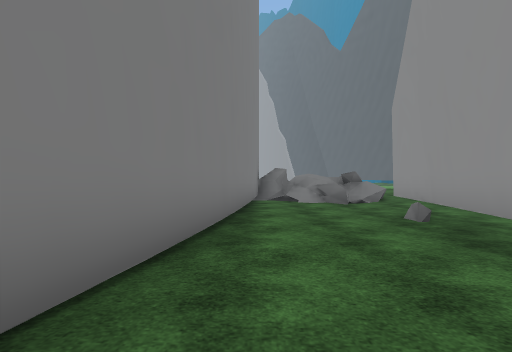
View 1 (above)

18 first-person views from a walk through a scene from a Unity 3-D project. The camera is 1.3 m above the floor, looks level and sees 90° across. The floor is counted in squares, 2 m on a side. Each view is taken from the middle of a square. On the plan, view 1 faces up. The plan holds only what a view shows up to about 9 squares ahead; the rest is blank. The place goes on beyond the plan. The player is left out. Some surface patterns are stand-ins.

View 2
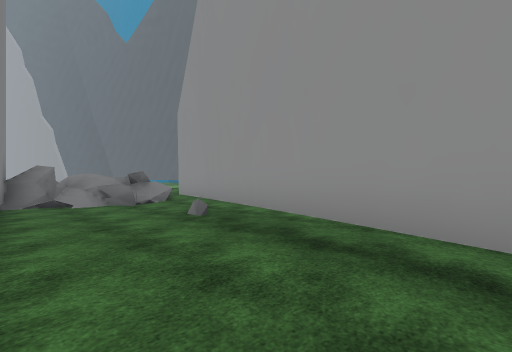

View 3
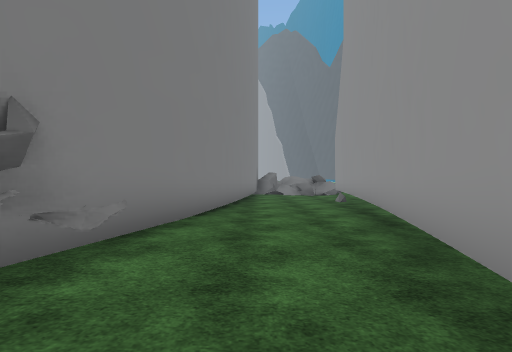

View 4
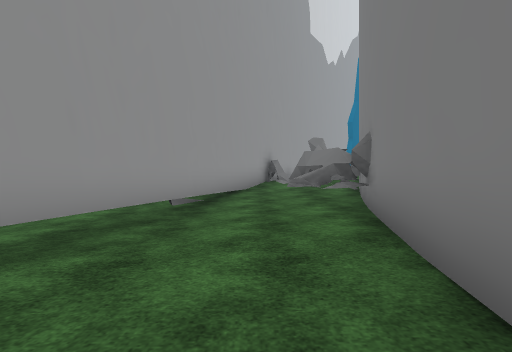

View 5
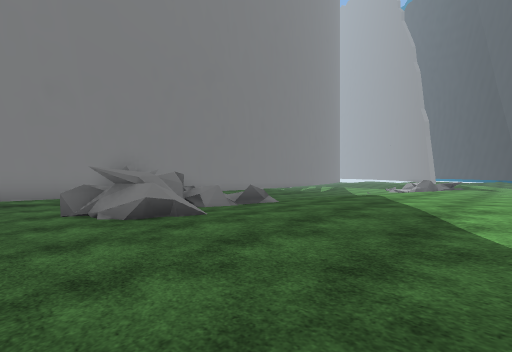

View 6
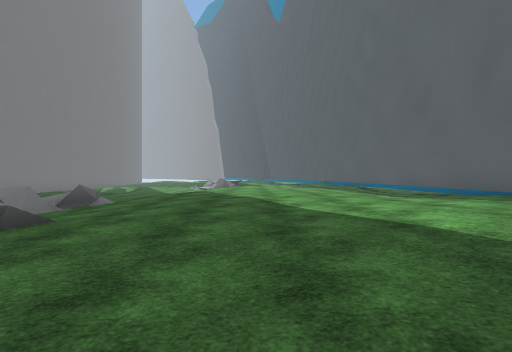

View 7
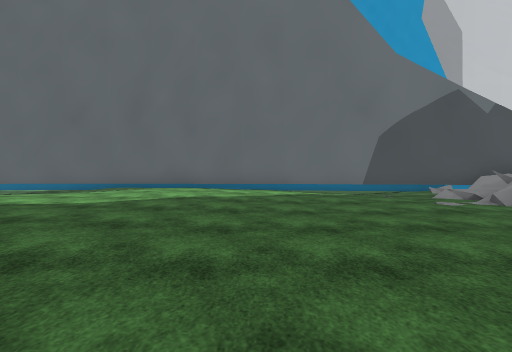

View 8
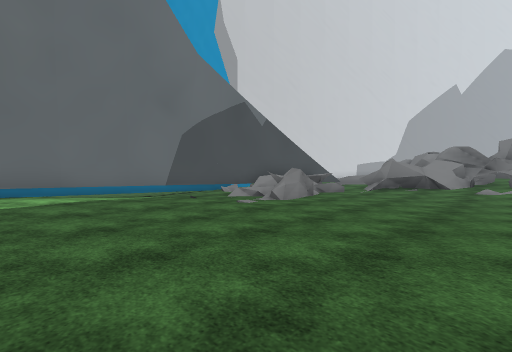

View 9
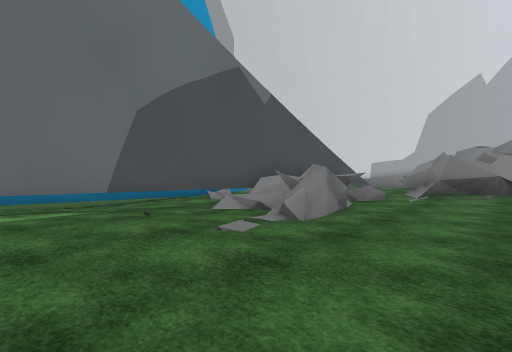

View 10
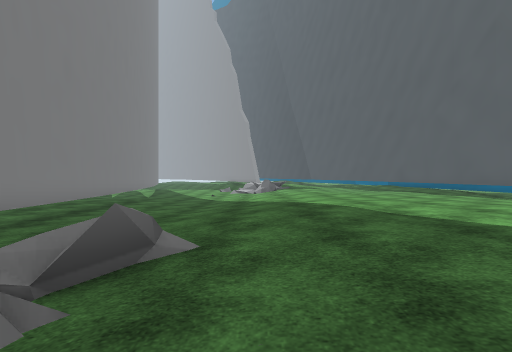

View 11
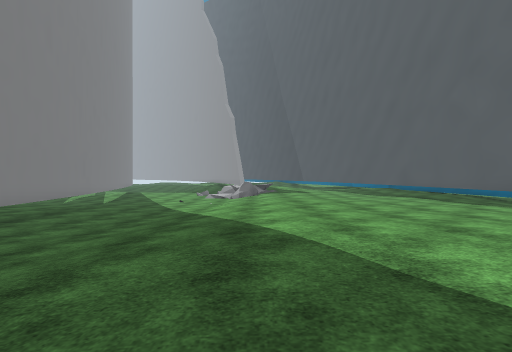

View 12
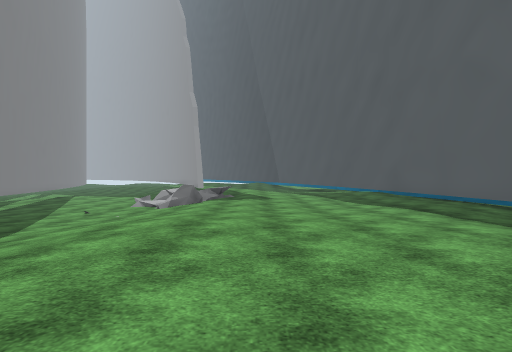

View 13
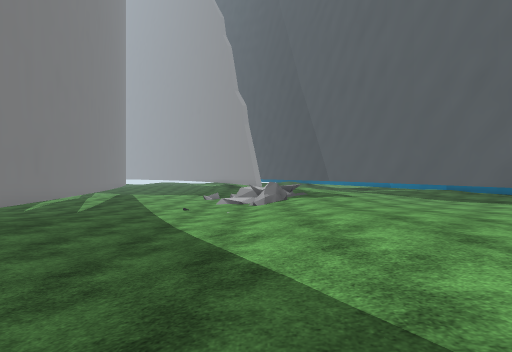

View 14
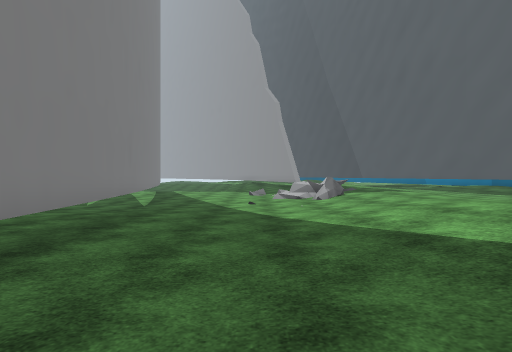

View 15
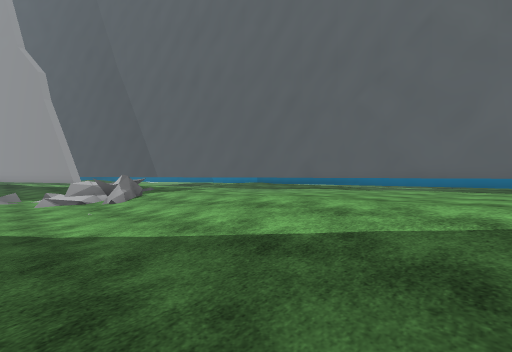

View 16
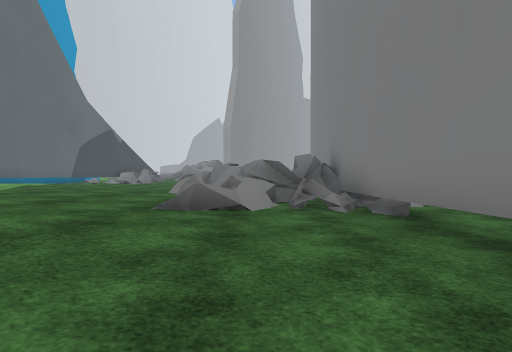

View 17
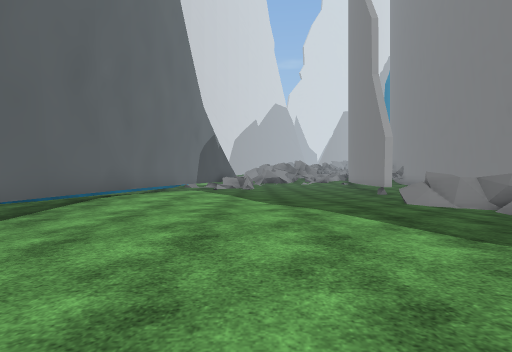

View 18
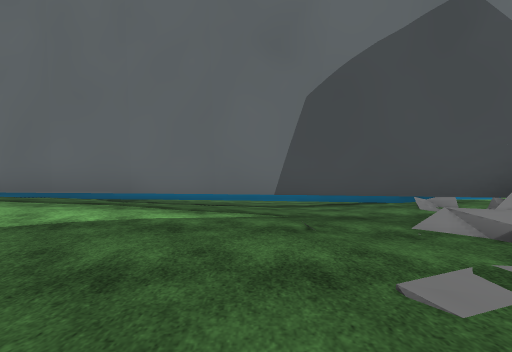

### Floor plan
Key: @ floor where view 1 was taken; # wall or solid block; x gap in a wall; . main floor; : floor 0.25 m higher than the main floor; - floor 0.25 m lower than the main floor; _ floor 0.5 m lower than the main floor; < floor 0.75 m lower than the main floor; ( floor 1 m lower than the main floor; / step, stairs or slope; = window, fence, low wall or low ledge; ^ raised ledge.
Columns run from 2 left of view 1 to 16 right of it. Each row starts with its distance up from view 1.
 23 #((<<=#=---_## #
 22 ##((<<=/--/__# #
 21  #(((<//---__# #
 20  #<<<<//-----#
 19  #<<<///-----#
 18  ##<<//-..---#
 17   #<<//......#
 16   #<<//......#  #
 15   #__//......-# #
 14   #__//......-# #
 13   #__//...:...# #
 12   #__/...:::..#
 11   #_/=...:::..#
 10   ##//-...::::# #
  9   ##=x-....:::# #
  8   ##=^=....:::# #
  7   #-=#---../::# #-
  6   #-------..::# #-
  5   #--#----...## #__
  4  ##--#-----..#  #__
  3  # .-#----...#  #__
  2  #...#----..-####__
  1  #..##----=###-#
  0 ##@.#-----####.#
 -1 #...#----../##.#
 -2 #^..#.---../#
 -3 #^.##....../#
 -4 ##:#: /..##.^

Where each view was taken, in squares from view 1:
view 1: 0 up, 0 right, facing up
view 2: 0 up, 0 right, facing up-right
view 3: 4 down, 0 right, facing up
view 4: 2 up, 0 right, facing down
view 5: 6 up, 8 right, facing up-left
view 6: 5 up, 7 right, facing up
view 7: 6 up, 3 right, facing right
view 8: 6 up, 4 right, facing down-right
view 9: 4 up, 6 right, facing down-right
view 10: 9 up, 4 right, facing up
view 11: 11 up, 5 right, facing up
view 12: 14 up, 7 right, facing up
view 13: 14 up, 4 right, facing up
view 14: 14 up, 2 right, facing up
view 15: 15 up, 2 right, facing up-right
view 16: 15 up, 2 right, facing down
view 17: 15 up, 8 right, facing down
view 18: 3 up, 7 right, facing right
